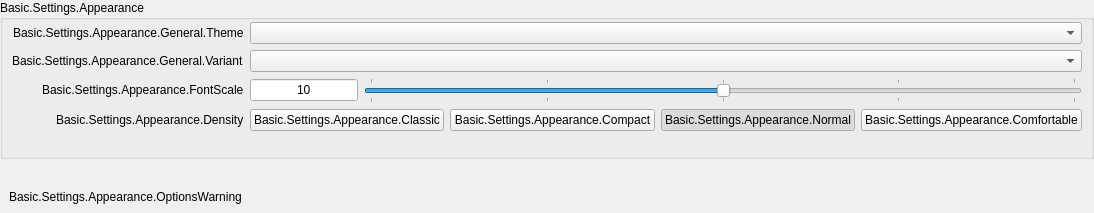
           <widget class="QWidget" name="appearancePageContents">
            <property name="geometry">
             <rect>
              <x>0</x>
              <y>0</y>
              <width>1081</width>
              <height>213</height>
             </rect>
            </property>
            <layout class="QVBoxLayout" name="verticalLayout_1337">
             <property name="leftMargin">
              <number>0</number>
             </property>
             <property name="topMargin">
              <number>0</number>
             </property>
             <property name="rightMargin">
              <number>0</number>
             </property>
             <property name="bottomMargin">
              <number>0</number>
             </property>
             <item>
              <widget class="QFrame" name="appearanceFrame">
               <layout class="QVBoxLayout" name="verticalLayout_30">
                <property name="leftMargin">
                 <number>0</number>
                </property>
                <property name="topMargin">
                 <number>0</number>
                </property>
                <property name="rightMargin">
                 <number>0</number>
                </property>
                <property name="bottomMargin">
                 <number>0</number>
                </property>
                <item>
                 <widget class="QGroupBox" name="appearanceGeneral">
                  <property name="title">
                   <string>Basic.Settings.Appearance</string>
                  </property>
                  <property name="checkable">
                   <bool>false</bool>
                  </property>
                  <layout class="QFormLayout" name="formLayout_37">
                   <property name="fieldGrowthPolicy">
                    <enum>QFormLayout::FieldGrowthPolicy::AllNonFixedFieldsGrow</enum>
                   </property>
                   <property name="labelAlignment">
                    <set>Qt::AlignmentFlag::AlignRight|Qt::AlignmentFlag::AlignTrailing|Qt::AlignmentFlag::AlignVCenter</set>
                   </property>
                   <property name="topMargin">
                    <number>2</number>
                   </property>
                   <item row="0" column="0">
                    <widget class="QLabel" name="label_45">
                     <property name="text">
                      <string>Basic.Settings.Appearance.General.Theme</string>
                     </property>
                     <property name="buddy">
                      <cstring>theme</cstring>
                     </property>
                    </widget>
                   </item>
                   <item row="0" column="1">
                    <widget class="QComboBox" name="theme"/>
                   </item>
                   <item row="1" column="0">
                    <widget class="QLabel" name="label_10">
                     <property name="text">
                      <string>Basic.Settings.Appearance.General.Variant</string>
                     </property>
                     <property name="buddy">
                      <cstring>themeVariant</cstring>
                     </property>
                    </widget>
                   </item>
                   <item row="1" column="1">
                    <widget class="QComboBox" name="themeVariant"/>
                   </item>
                   <item row="2" column="0">
                    <widget class="QLabel" name="appearanceSettingLabelFontScale">
                     <property name="text">
                      <string>Basic.Settings.Appearance.FontScale</string>
                     </property>
                     <property name="buddy">
                      <cstring>appearanceFontScale</cstring>
                     </property>
                    </widget>
                   </item>
                   <item row="2" column="1">
                    <widget class="QFrame" name="frame_2">
                     <property name="frameShape">
                      <enum>QFrame::Shape::NoFrame</enum>
                     </property>
                     <property name="frameShadow">
                      <enum>QFrame::Shadow::Plain</enum>
                     </property>
                     <property name="lineWidth">
                      <number>0</number>
                     </property>
                     <layout class="QHBoxLayout" name="horizontalLayout_23" stretch="0,5">
                      <property name="leftMargin">
                       <number>0</number>
                      </property>
                      <property name="topMargin">
                       <number>0</number>
                      </property>
                      <property name="rightMargin">
                       <number>0</number>
                      </property>
                      <property name="bottomMargin">
                       <number>0</number>
                      </property>
                      <item>
                       <widget class="QLineEdit" name="appearanceFontScaleText">
                        <property name="sizePolicy">
                         <sizepolicy hsizetype="Minimum" vsizetype="Fixed">
                          <horstretch>0</horstretch>
                          <verstretch>0</verstretch>
                         </sizepolicy>
                        </property>
                        <property name="focusPolicy">
                         <enum>Qt::FocusPolicy::NoFocus</enum>
                        </property>
                        <property name="text">
                         <string>10</string>
                        </property>
                        <property name="alignment">
                         <set>Qt::AlignmentFlag::AlignCenter</set>
                        </property>
                        <property name="readOnly">
                         <bool>true</bool>
                        </property>
                        <property name="clearButtonEnabled">
                         <bool>false</bool>
                        </property>
                       </widget>
                      </item>
                      <item>
                       <widget class="AbsoluteSlider" name="appearanceFontScale">
                        <property name="sizePolicy">
                         <sizepolicy hsizetype="Expanding" vsizetype="Preferred">
                          <horstretch>0</horstretch>
                          <verstretch>0</verstretch>
                         </sizepolicy>
                        </property>
                        <property name="minimum">
                         <number>8</number>
                        </property>
                        <property name="maximum">
                         <number>12</number>
                        </property>
                        <property name="pageStep">
                         <number>2</number>
                        </property>
                        <property name="value">
                         <number>10</number>
                        </property>
                        <property name="orientation">
                         <enum>Qt::Orientation::Horizontal</enum>
                        </property>
                        <property name="tickPosition">
                         <enum>QSlider::TickPosition::TicksBothSides</enum>
                        </property>
                        <property name="tickInterval">
                         <number>1</number>
                        </property>
                       </widget>
                      </item>
                     </layout>
                    </widget>
                   </item>
                   <item row="3" column="0">
                    <widget class="QLabel" name="label_20">
                     <property name="text">
                      <string>Basic.Settings.Appearance.Density</string>
                     </property>
                    </widget>
                   </item>
                   <item row="3" column="1">
                    <widget class="QFrame" name="frame_5">
                     <property name="frameShape">
                      <enum>QFrame::Shape::NoFrame</enum>
                     </property>
                     <property name="frameShadow">
                      <enum>QFrame::Shadow::Plain</enum>
                     </property>
                     <property name="lineWidth">
                      <number>0</number>
                     </property>
                     <layout class="QHBoxLayout" name="horizontalLayout_34">
                      <property name="leftMargin">
                       <number>0</number>
                      </property>
                      <property name="topMargin">
                       <number>0</number>
                      </property>
                      <property name="rightMargin">
                       <number>0</number>
                      </property>
                      <property name="bottomMargin">
                       <number>0</number>
                      </property>
                      <item>
                       <widget class="QPushButton" name="appearanceDensity1">
                        <property name="text">
                         <string>Basic.Settings.Appearance.Classic</string>
                        </property>
                        <property name="checkable">
                         <bool>true</bool>
                        </property>
                        <property name="autoExclusive">
                         <bool>true</bool>
                        </property>
                        <attribute name="buttonGroup">
                         <string notr="true">appearanceDensityButtonGroup</string>
                        </attribute>
                       </widget>
                      </item>
                      <item>
                       <widget class="QPushButton" name="appearanceDensity2">
                        <property name="text">
                         <string>Basic.Settings.Appearance.Compact</string>
                        </property>
                        <property name="checkable">
                         <bool>true</bool>
                        </property>
                        <property name="autoExclusive">
                         <bool>true</bool>
                        </property>
                        <attribute name="buttonGroup">
                         <string notr="true">appearanceDensityButtonGroup</string>
                        </attribute>
                       </widget>
                      </item>
                      <item>
                       <widget class="QPushButton" name="appearanceDensity3">
                        <property name="text">
                         <string>Basic.Settings.Appearance.Normal</string>
                        </property>
                        <property name="checkable">
                         <bool>true</bool>
                        </property>
                        <property name="checked">
                         <bool>true</bool>
                        </property>
                        <property name="autoExclusive">
                         <bool>true</bool>
                        </property>
                        <attribute name="buttonGroup">
                         <string notr="true">appearanceDensityButtonGroup</string>
                        </attribute>
                       </widget>
                      </item>
                      <item>
                       <widget class="QPushButton" name="appearanceDensity4">
                        <property name="text">
                         <string>Basic.Settings.Appearance.Comfortable</string>
                        </property>
                        <property name="checkable">
                         <bool>true</bool>
                        </property>
                        <property name="autoExclusive">
                         <bool>true</bool>
                        </property>
                        <attribute name="buttonGroup">
                         <string notr="true">appearanceDensityButtonGroup</string>
                        </attribute>
                       </widget>
                      </item>
                     </layout>
                    </widget>
                   </item>
                   <item row="4" column="0">
                    <spacer name="horizontalSpacer_17">
                     <property name="orientation">
                      <enum>Qt::Orientation::Horizontal</enum>
                     </property>
                     <property name="sizeHint" stdset="0">
                      <size>
                       <width>170</width>
                       <height>10</height>
                      </size>
                     </property>
                    </spacer>
                   </item>
                  </layout>
                 </widget>
                </item>
                <item>
                 <spacer name="verticalSpacer_8">
                  <property name="orientation">
                   <enum>Qt::Orientation::Vertical</enum>
                  </property>
                  <property name="sizeHint" stdset="0">
                   <size>
                    <width>20</width>
                    <height>40</height>
                   </size>
                  </property>
                 </spacer>
                </item>
                <item>
                 <widget class="QFrame" name="appearanceOptionsWarning">
                  <property name="frameShape">
                   <enum>QFrame::Shape::NoFrame</enum>
                  </property>
                  <property name="frameShadow">
                   <enum>QFrame::Shadow::Plain</enum>
                  </property>
                  <property name="lineWidth">
                   <number>0</number>
                  </property>
                  <layout class="QVBoxLayout" name="verticalLayout_35">
                   <item>
                    <widget class="QLabel" name="appearanceOptionsWarningLabel">
                     <property name="text">
                      <string>Basic.Settings.Appearance.OptionsWarning</string>
                     </property>
                     <property name="class" stdset="0">
                      <string>text-warning</string>
                     </property>
                    </widget>
                   </item>
                  </layout>
                 </widget>
                </item>
               </layout>
              </widget>
             </item>
            </layout>
           </widget>
